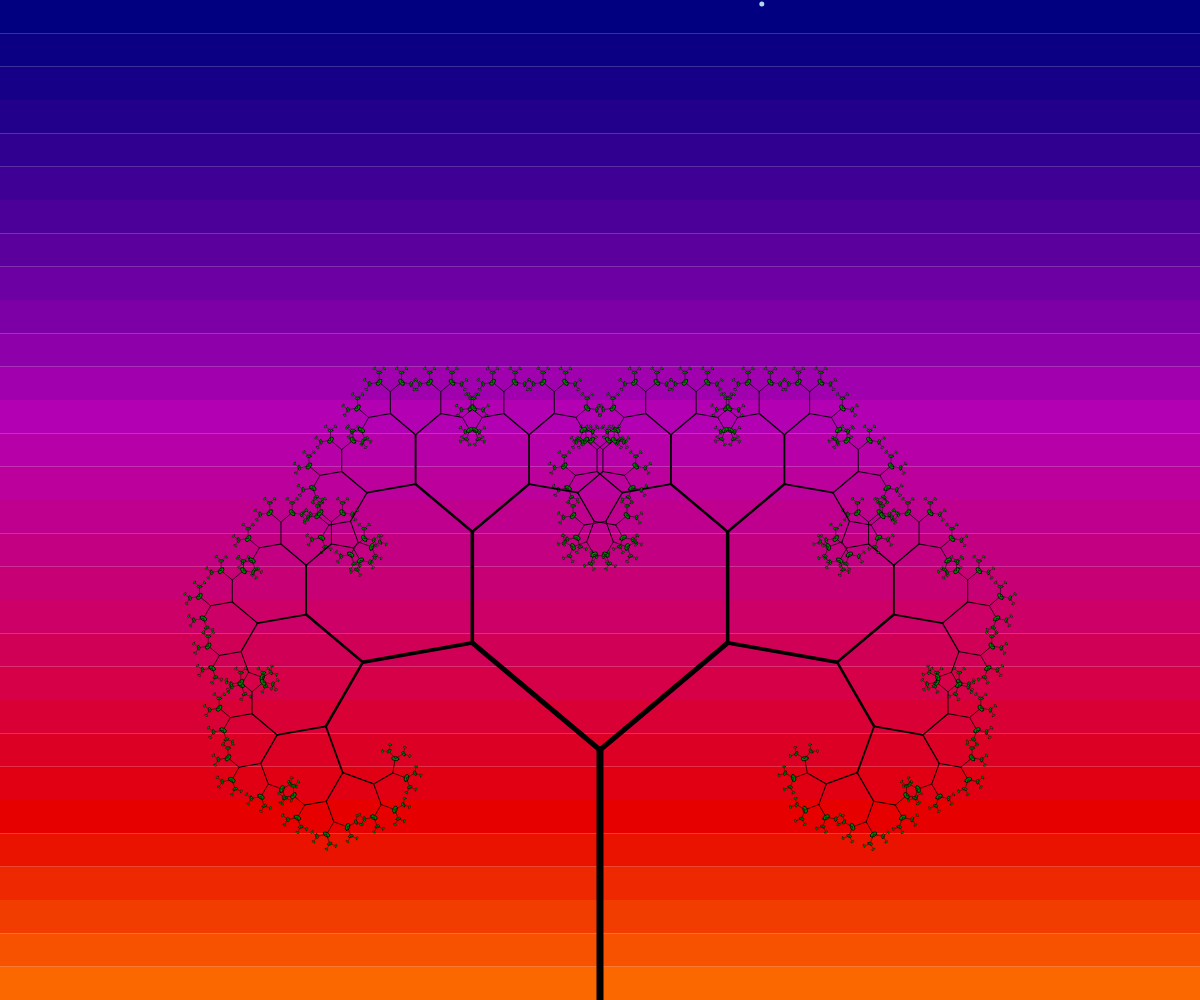
Frame 1 (no input)
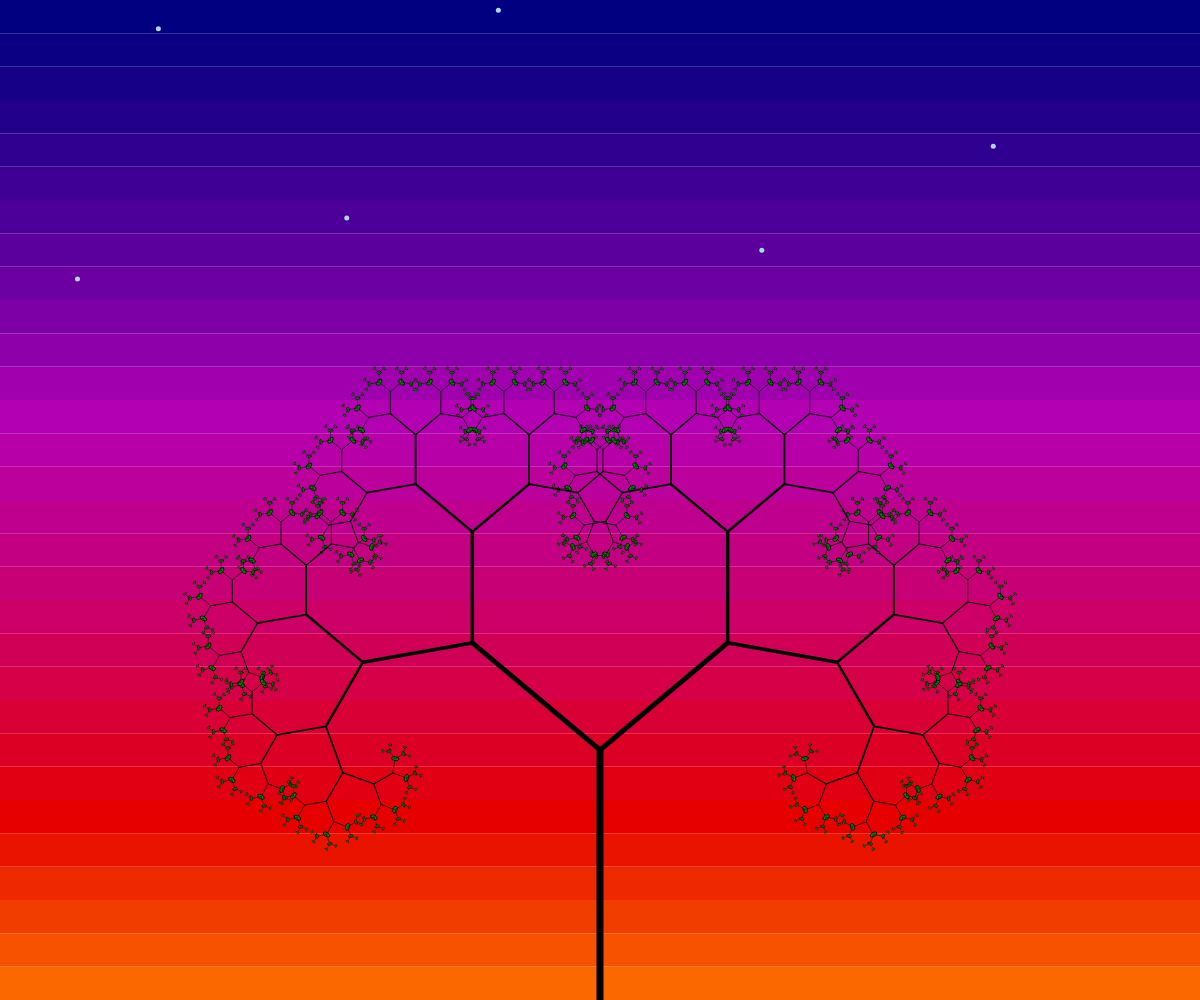
Frame 60 (no input)
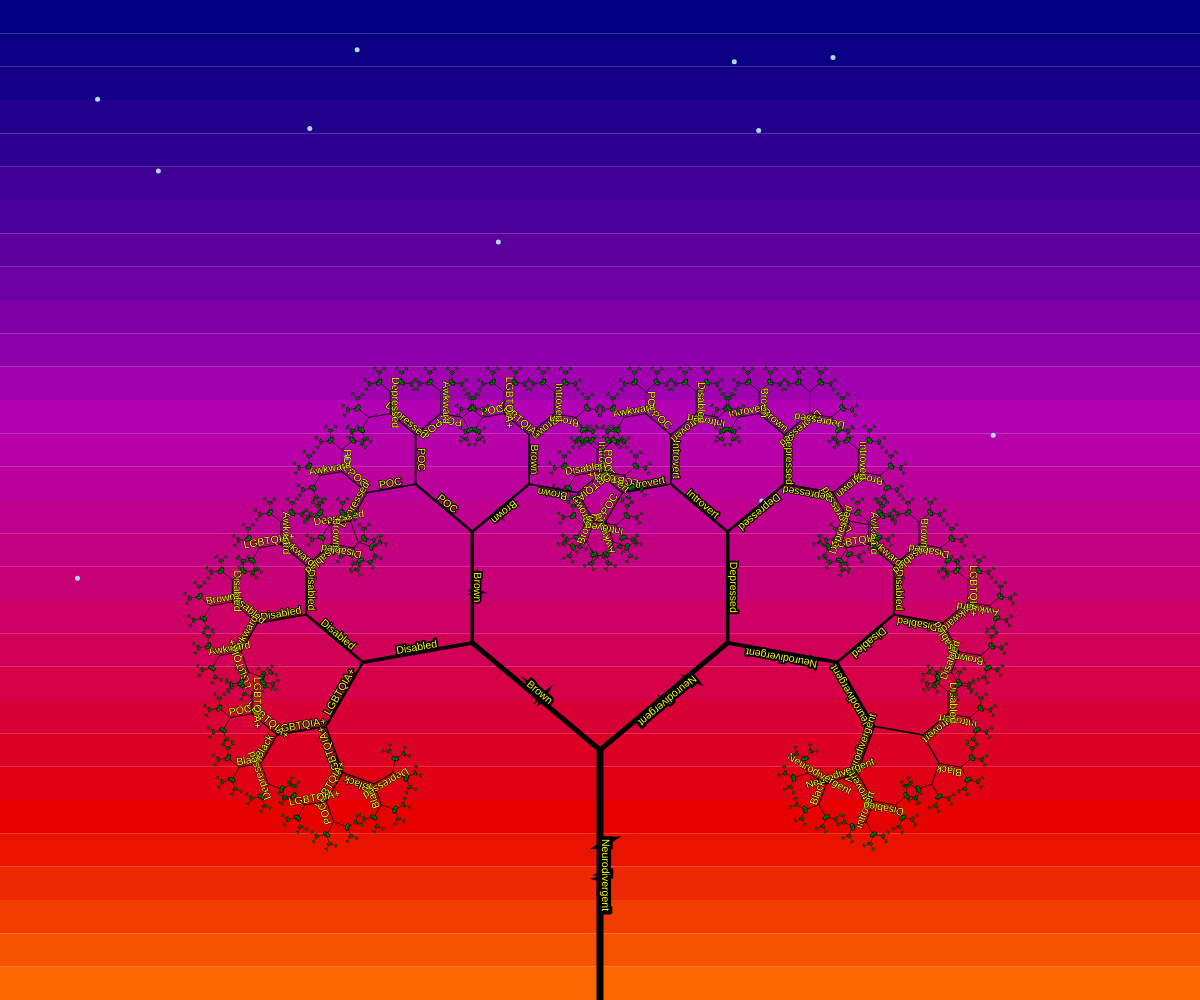
Frame 120 (the mouse pressed at the canvas centre since frame 60)

The p5.js sketch that drew these frames (run headless with seeded random() and noise() and a simulated clock; from frame 60 on, the mouse is pressed at the canvas centre):

// p5.js sketch
// ── sketch.js
let y = 0;
let x = 0;

let rainDrops = [];

let drops = [];

let words = [
  "Neurodivergent",
  "Disabled",
  "LGBTQIA+",
  "Depressed",
  "Introvert",
  "Awkward",
  "Black",
  "Brown",
  "POC",
];

let words2 = [
  "Freedom",
  "Palestine",
  "Sudan",
  "DRC",
  "Haiti",
  "Justice For All",
  "Bodily Autonomy",
  "-RM",
];

let colorGradients = ["darkblue", "pink", "orange"];

let sunset = 0;

let rainSize;

let counter = 0;

function setup() {
  createCanvas(windowWidth, windowHeight);
  translate(width / 2, height);
  angleMode(DEGREES);
  colorMode(HSB);

  for (let i = 0; i < 35; i++) {
    drops.push(new RainDrops());
  }
}

function draw() {
  background(220);
  /*Gradient background code*/

  let colorA = colorGradients[sunset][0];
  let colorB = colorGradients[sunset][1];


  let stripeCount = 30;

  let stripeHeight = height / stripeCount;

  for (let y = 0; y < height; y += stripeHeight) {
    noStroke(); 
    let fadeAmount = y / height;

    let colorA = color(240, 100, 50); 
    let colorB = color(30, 100, 100); 
    let betweenColor = lerpColor(colorA, colorB, fadeAmount);

    fill(betweenColor);
    rect(0, y, width, stripeHeight);
  }

  if (frameCount % 100 == 0) {
    sunset = sunset + 1;
  }
  if (sunset == 3) {
    sunset = 0;
  }
  /* end gradient background code*/

  for (let i = 0; i < 35; i++) {
    drops[i].fall();
    drops[i].show();
  }

  translate(width / 2, height); 
  branch(height/4, 5, 7);
  counter = 0;

}

class RainDrops {
  constructor() {
    this.x = random(width);
    this.y = random(-height, 0);
    this.speed = random(2, 5);
    this.text = random(words2);
    this.size = random(7, 25);
  }
  fall() {
    this.y += this.speed;
    if (this.y > height) {
      this.y = random(-200, -100);
      this.x = random(width);
    }
  }
  show() {
    fill(123, 63, 0);
 
    fill("lightblue");
    noStroke();
    textSize(this.size);
    if(mouseX - pmouseX == 0){
      ellipse(this.x, this.y, 5, 5); //raindrop ellipse
    }else{
      text(this.text, this.x, this.y); //text raindrop

    }
  }
}

function branch(len, w, s) {
  stroke(0); 
  strokeWeight(s);
  line(0, 0, 0, -len);
  translate(0, -len);
  if (mouseIsPressed && counter < words.length && len > 17) {
    push();
    textAlign(CENTER);
    textSize(10.55);
    fill("yellow");
    rotate(90);
    text(words[counter], len / 2, -2);
    pop();
  }
  if (len < 15) {
    fill("green");
    ellipse(0, 0, len / 2, len / 3.5);
  }

  if (len > 7) {
    push();
    rotate(50);
    branch(len / 1.5, w / 1.5, s / 1.4); 
    pop();
    push();
    rotate(-50);
    branch(len / 1.5, w / 1.5, s / 1.4); 
    pop();
  }
  if (counter == words.length) {
    counter = 0;
  }
  counter = counter + 1;
}


//Special thanks to Aarati, Josue, & Cyprean <3
